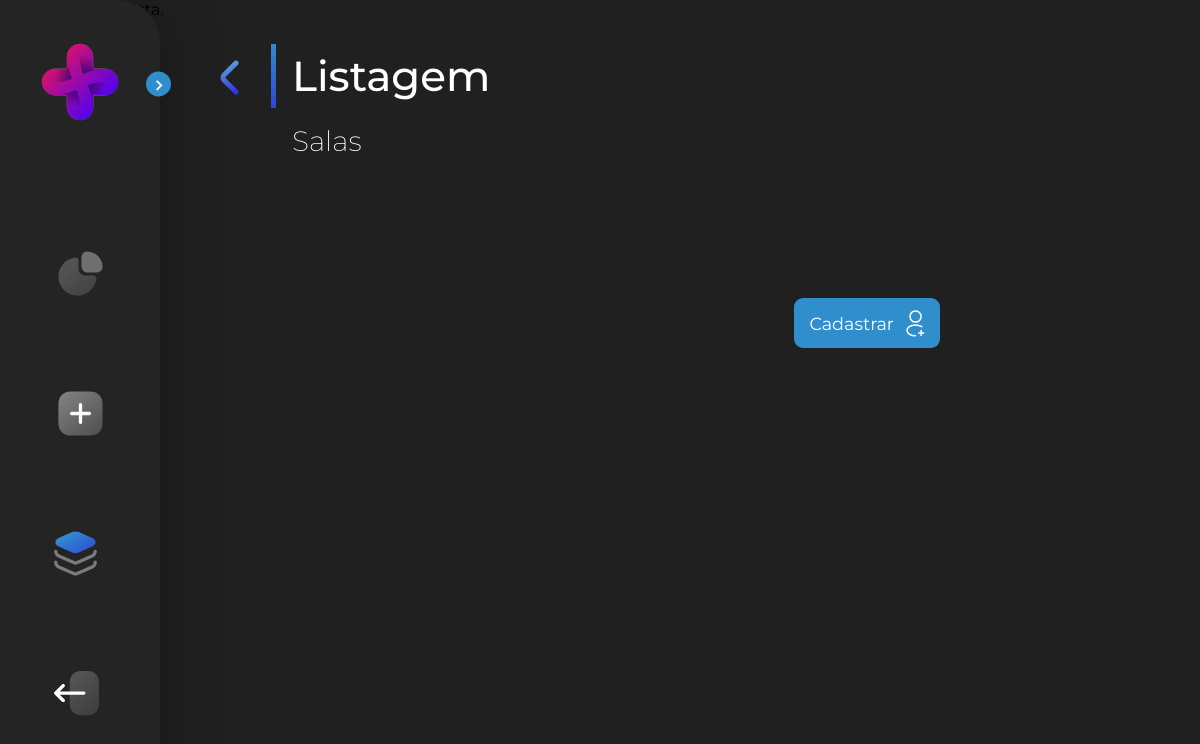
/view/room-list.php, run on an earlier commit of the app's database.
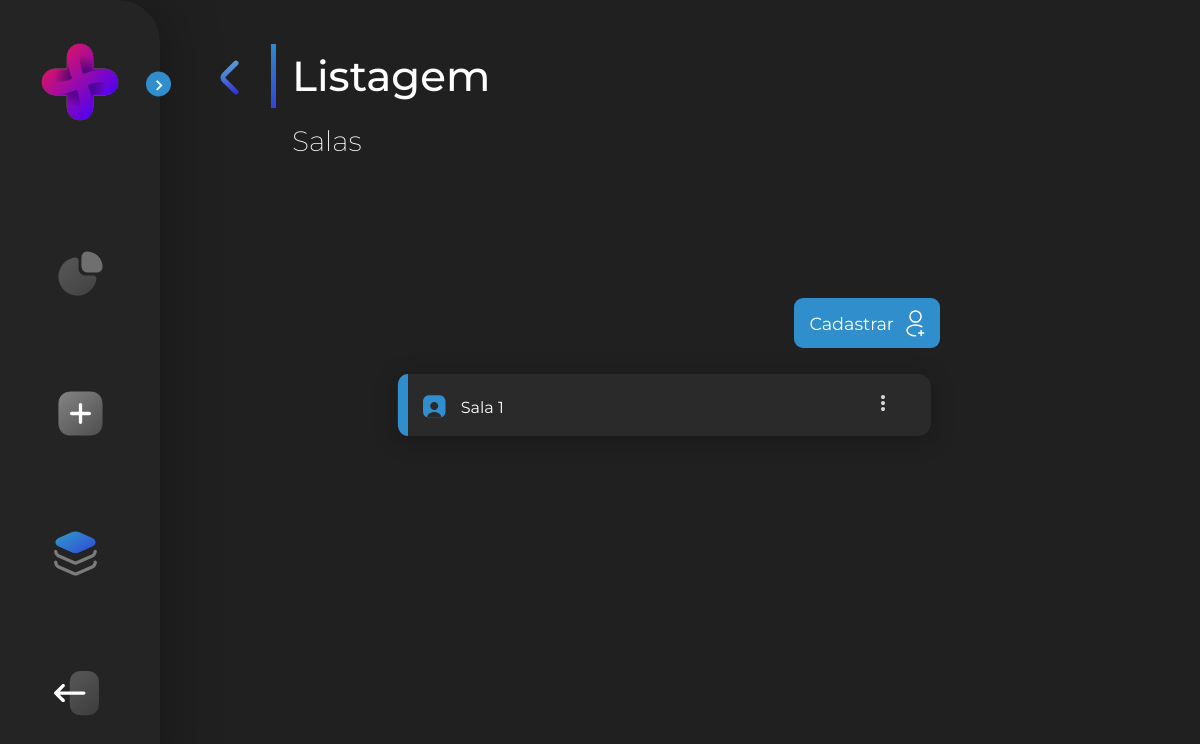
And on a later commit of the database.
### tables this page shows
CREATE TABLE `room` (
  `id` int(11) NOT NULL,
  `name` varchar(255) NOT NULL,
  `location` varchar(255) NOT NULL,
  `type_surgeries` varchar(50) NOT NULL,
  `description` varchar(255) NOT NULL
);

### php/conexao.php (called while the page is built)
<?php
class Conexao {
    private static $instance;
    public static function getConn(){
        if (!isset(self::$instance)){
            self::$instance = new \PDO('mysql:host=localhost;dbname=workmed', 'root', '');
        }
        return self::$instance;
    }
}

### php/room.php (called while the page is built, shortened)
<?php
class Room {
    protected $name;
    public function __construct($name, $location, $type_surgeries, $description) {
        $this->name = $name;
    }
    public function getName() {
        return $this->name;
    }
}
?>

### View/room-list.php (the view, shortened to what this page needs)
<!DOCTYPE html>
<?php
    require_once '../php/roomDao.php';
    $roomDAO = new RoomDAO();
    $rooms = $roomDAO->read();
?>
<html>
<head>
    <link rel='stylesheet' type='text/css' media='screen' href='../css/room-list.css'>
    <link href='https://unpkg.com/boxicons@2.1.1/css/boxicons.min.css' rel='stylesheet'>
</head>
<body>
    <section class="home">
        <div class="title">
            <div class="back"><a href="./select-list.php"><img src="../Components/SVG/arrow-a.svg" alt=""></a></div>
            <div class="stick"></div>
            <div class="text-menu">Listagem</div>
        </div>
        <div class="text-h2">Salas</div>
        <div class="btn-cad">
                <a href="./room-register.php"><button class="cad-btn">Cadastrar<img src="../Components/SVG/cadastro.svg" alt="Voltar"></button></a>
        </div>
        <div class="content-form">
            <?php foreach ($rooms as $room) { ?>
                <div class="form-flex">
                    <form method="get" action="../php/PostRoom.php" class="form">
                        <details class="list-form">
                        <summary><img src="../Components/SVG/Rectangle azul.svg" class="img-ret" alt=""><img src="../Components/SVG/user azul.svg" class="img-user" alt=""><?= $room->getName() ?></summary>
                        </details>
                    </form>
                    <div class="btn-action">
                            <details class="det-btn">
                                <summary><img src="../Components/SVG/3dot.svg" alt=""></summary>
                            </details>
                        </div>
                </div>
            <?php } ?>
        </div>
    </section>
</body>
</html>

What changed in the data, as far as the page shows it:
added room: name "Sala 1"
